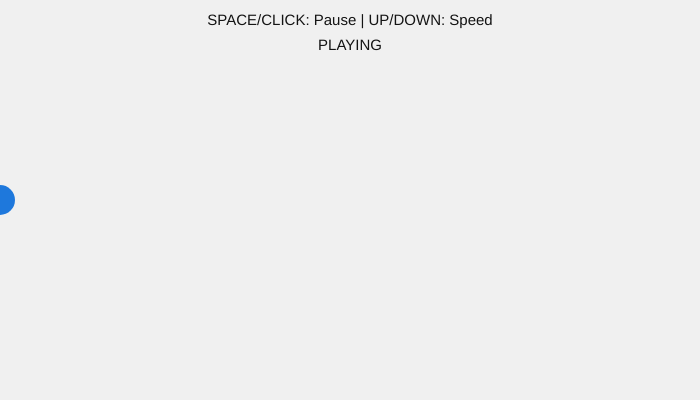
Frame 1 (no input)
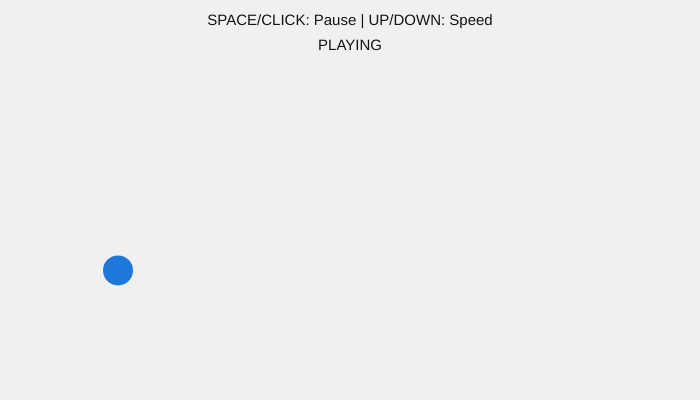
Frame 60 (no input)
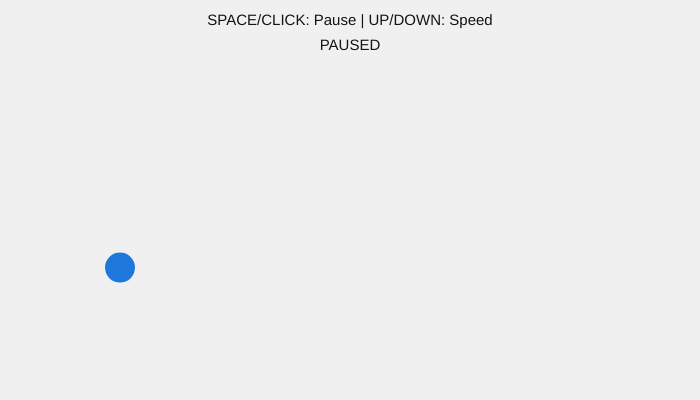
Frame 120 (the mouse pressed at the canvas centre since frame 60)

The p5.js sketch that drew these frames (run headless with seeded random() and noise() and a simulated clock; from frame 60 on, the mouse is pressed at the canvas centre):

// p5.js sketch
// ── sketch.js
let angle = 0;
let speed = 0.04;
let paused = false;

function setup() {
  createCanvas(700, 400);
}

function draw() {
  background(240);

  let ballX = (angle * 50) % width;
  let ballY = height / 2 + 100 * sin(angle);

  fill(30, 120, 220);
  noStroke();
  circle(ballX, ballY, 30);

  fill(20);
  textAlign(CENTER);
  textSize(15);
  text("SPACE/CLICK: Pause | UP/DOWN: Speed", width / 2, 25);
  text(paused ? "PAUSED" : "PLAYING", width / 2, 50);

  if (!paused) {
    angle += speed;
  }
}

function keyPressed() {
  if (key === " ") paused = !paused;
  if (keyCode === UP_ARROW) speed += 0.01;
  if (keyCode === DOWN_ARROW)
    speed = max(0.01, speed - 0.01);
}

function mousePressed() {
  paused = !paused;
}
